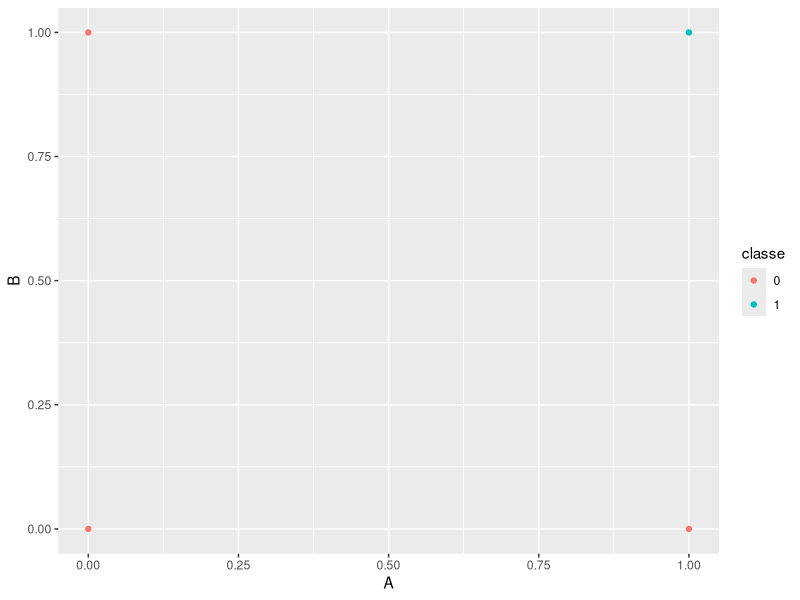
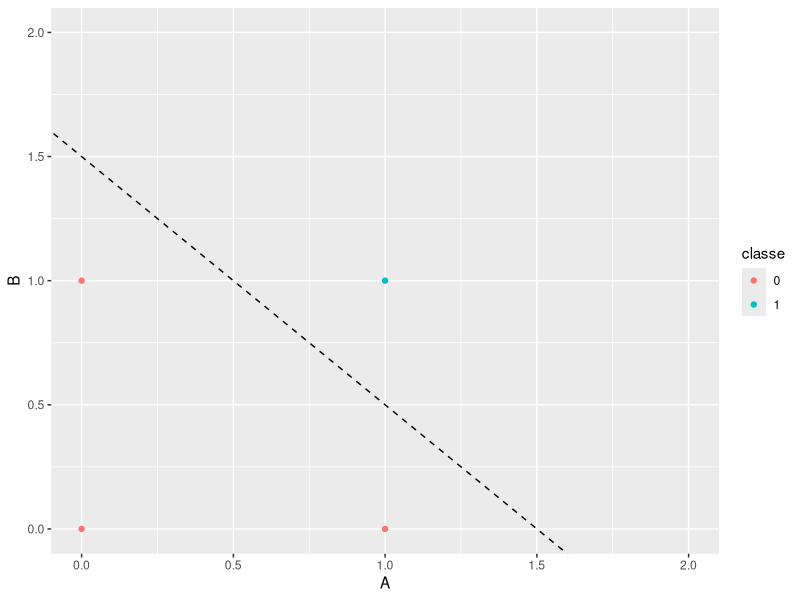
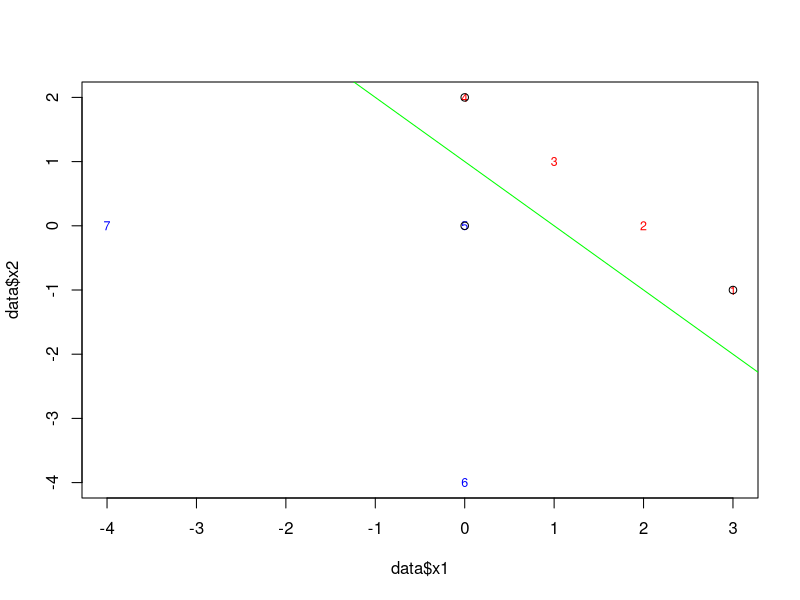

Write the R code that produced these figures, in order.
## ---- chunk 1
##Data
data=data.frame(A=c(0,0,1,1),B=c(0,1,0,1),classe=factor(c(0,0,0,1)))

library(ggplot2)
ggplot(data=data,aes(x=A,y=B,color=classe))+
  geom_point()
## ---- chunk 2
##Data
data=data.frame(A=c(0,0,1,1),B=c(0,1,0,1),classe=factor(c(0,0,0,1)))

library(ggplot2)
ggplot(data=data,aes(x=A,y=B,color=classe))+
  geom_point()+
  geom_abline(intercept=1.5,slope=-1,linetype=2)+
  scale_x_continuous(limits=c(0,2))+
  scale_y_continuous(limits=c(0,2))
## ---- chunk 3
library(e1071)
data=data.frame(x1=c(3,2,1,0,0,0,-4),x2=c(-1,0,1,2,0,-4,0),classe=factor(c(1,1,1,1,0,0,0)))
## ---- chunk 4
#Algorithme SVM#
 Optimisation=svm(classe~ x1+x2, data=data,kernel="linear",scale=F)
## ---- chunk 5
#Extraction des parametres de w
beta.0=-Optimisation$rho
beta.1=sum(Optimisation$coefs*data$x1[Optimisation$index])
beta.2=sum(Optimisation$coefs*data$x2[Optimisation$index])
print(paste(beta.1,beta.2)) 
## ---- chunk 6
plot(data$x1,data$x2,type="n")
text(data$x1,data$x2,rownames(data),col=c("blue","red")[data$classe],cex=0.75) 
points(data$x1[Optimisation$index],data$x2[Optimisation$index],cex=1,col=rgb(0,0,0))
abline(-beta.0/beta.2,-beta.1/beta.2,col="green") 
## ---- chunk 7
cat("Table de contigence")
round(prop.table(table(data$classe,predict(Optimisation,data))),digits=2)
## ---- chunk 8
#Validation croisee#
tuned = tune.svm(classe~x1+x2, data = data, kernel="linear",
                 gamma = seq(0,2,0.1), tunecontrol=tune.control(cross=7))

summary(tuned)
